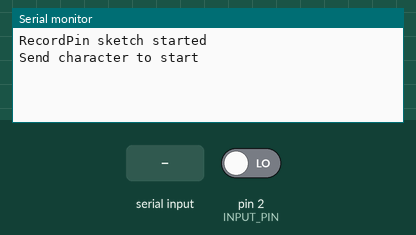
The sketch below on a simulated Arduino Uno, built with avr-gcc and run on an emulated ATmega328P. On the bench: the last lines printed to the serial monitor. The inputs (shaded band) are chosen by the test bench; at power-on: pin 2 (INPUT_PIN) LOW.

Above: at 1.2 s.
1.3 s: "1" received over Serial
At 2.5 s:
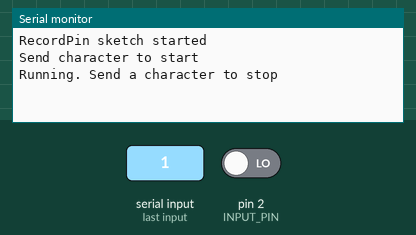
2.8 s: "0" received over Serial
At 3.8 s:
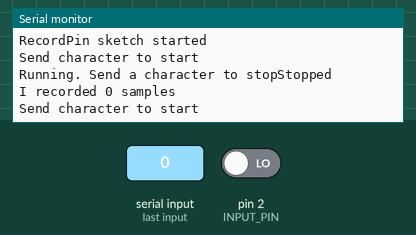

The sketch:

sketch_jan26b.ino
```cpp
//Define settings
const int INPUT_PIN = 2;                                       //Input pin
const unsigned int MAX_SAMPLE = 256;                           //Maximum number of samples to record
const unsigned long MAX_TIME = 30000UL;                        //Maximum record time after start pulse (msec)

//Variables used in the ISR
volatile boolean running = false;
volatile unsigned long last = 0;
volatile unsigned int count = 0;
volatile unsigned long samples[MAX_SAMPLE];

void setup() {
  pinMode(INPUT_PIN,INPUT);
  Serial.begin(9600);
  while (!Serial) {};
  Serial.println("RecordPin sketch started");
}

void loop() {
  unsigned long startTime;
  int startState = 0;

  while (Serial.read() != -1) {};                              //Clear the serial input buffer
  Serial.println("Send character to start");
  while (Serial.read() == -1) {};                              //Wait until we receive the first character
  while (Serial.read() != -1) {};                              //Clear the rest of the buffer
  startState = digitalRead(INPUT_PIN);                         //Save the initial port state
  attachInterrupt(0, receiver, CHANGE);                        //Interrupt 0 = Pin 2
  count = 0;
  last = micros();
  running = true;
  Serial.print("Running. Send a character to stop");
  startTime = millis();
  while (running && ((millis() - startTime) < MAX_TIME)) {     //Run until the buffer is full, the time is up, or we receive a character
    if (Serial.read()!= -1) {                                  //Stop if we receive a character
      running = false;
    }
  }
  Serial.println("Stopped");
  detachInterrupt(0);
  Serial.print("I recorded ");
  Serial.print(count);
  Serial.println(" samples");
  for (unsigned int x = 0; x < count; x++) {
    Serial.print("Pin = ");
    if (startState == 0) {
      Serial.print("Low ");
    } else {
      Serial.print("High");
    }
    startState = !startState;
    Serial.print(" for ");
    Serial.print(samples[x]);
    Serial.println(" usec");
  }
  Serial.println("");
}

//Pin change interrupt routine
//Called when the state of the input pin changes
void receiver()
{
  if (running) {                                               //If we are running
    samples[count] = micros() - last;                          //Save the time from the last change to this one
    last = micros();                                           //Reset the time of last change
    count++;                                                   //Go to next buffer entry
    if (count > MAX_SAMPLE) {                                  //If we are past the last entry
      running = false;                                         // we stop
    }
  }
}
```

Measured:
- after the input at 1.3 s, the serial monitor: prints a new line at once (image 1)
- after the input at 2.8 s, the serial monitor: prints a new line at once (image 2)
